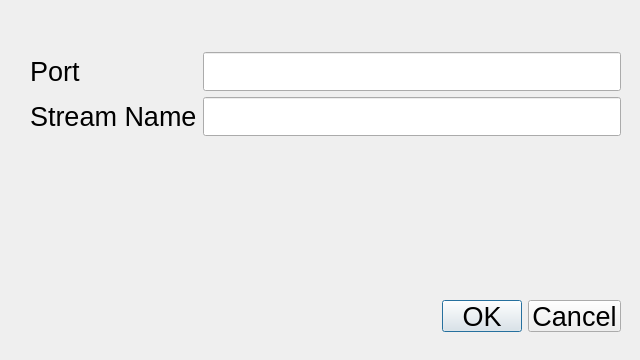
<?xml version="1.0" encoding="UTF-8"?>
<ui version="4.0">
 <class>CRtspServer</class>
 <widget class="QDialog" name="CRtspServer">
  <property name="geometry">
   <rect>
    <x>0</x>
    <y>0</y>
    <width>640</width>
    <height>360</height>
   </rect>
  </property>
  <property name="font">
   <font>
    <pointsize>20</pointsize>
   </font>
  </property>
  <property name="windowTitle">
   <string>Dialog</string>
  </property>
  <widget class="QDialogButtonBox" name="buttonBox">
   <property name="geometry">
    <rect>
     <x>280</x>
     <y>300</y>
     <width>341</width>
     <height>32</height>
    </rect>
   </property>
   <property name="orientation">
    <enum>Qt::Horizontal</enum>
   </property>
   <property name="standardButtons">
    <set>QDialogButtonBox::Cancel|QDialogButtonBox::Ok</set>
   </property>
  </widget>
  <widget class="QWidget" name="layoutWidget">
   <property name="geometry">
    <rect>
     <x>30</x>
     <y>52</y>
     <width>591</width>
     <height>131</height>
    </rect>
   </property>
   <layout class="QFormLayout" name="formLayout">
    <property name="fieldGrowthPolicy">
     <enum>QFormLayout::AllNonFixedFieldsGrow</enum>
    </property>
    <item row="0" column="0">
     <widget class="QLabel" name="label">
      <property name="text">
       <string>Port</string>
      </property>
     </widget>
    </item>
    <item row="0" column="1">
     <widget class="QLineEdit" name="m_Port"/>
    </item>
    <item row="1" column="0">
     <widget class="QLabel" name="label_3">
      <property name="text">
       <string>Stream Name</string>
      </property>
     </widget>
    </item>
    <item row="1" column="1">
     <widget class="QLineEdit" name="m_StreamName"/>
    </item>
   </layout>
  </widget>
 </widget>
 <resources/>
 <connections>
  <connection>
   <sender>buttonBox</sender>
   <signal>accepted()</signal>
   <receiver>CRtspServer</receiver>
   <slot>accept()</slot>
   <hints>
    <hint type="sourcelabel">
     <x>248</x>
     <y>254</y>
    </hint>
    <hint type="destinationlabel">
     <x>157</x>
     <y>274</y>
    </hint>
   </hints>
  </connection>
  <connection>
   <sender>buttonBox</sender>
   <signal>rejected()</signal>
   <receiver>CRtspServer</receiver>
   <slot>reject()</slot>
   <hints>
    <hint type="sourcelabel">
     <x>316</x>
     <y>260</y>
    </hint>
    <hint type="destinationlabel">
     <x>286</x>
     <y>274</y>
    </hint>
   </hints>
  </connection>
 </connections>
</ui>
